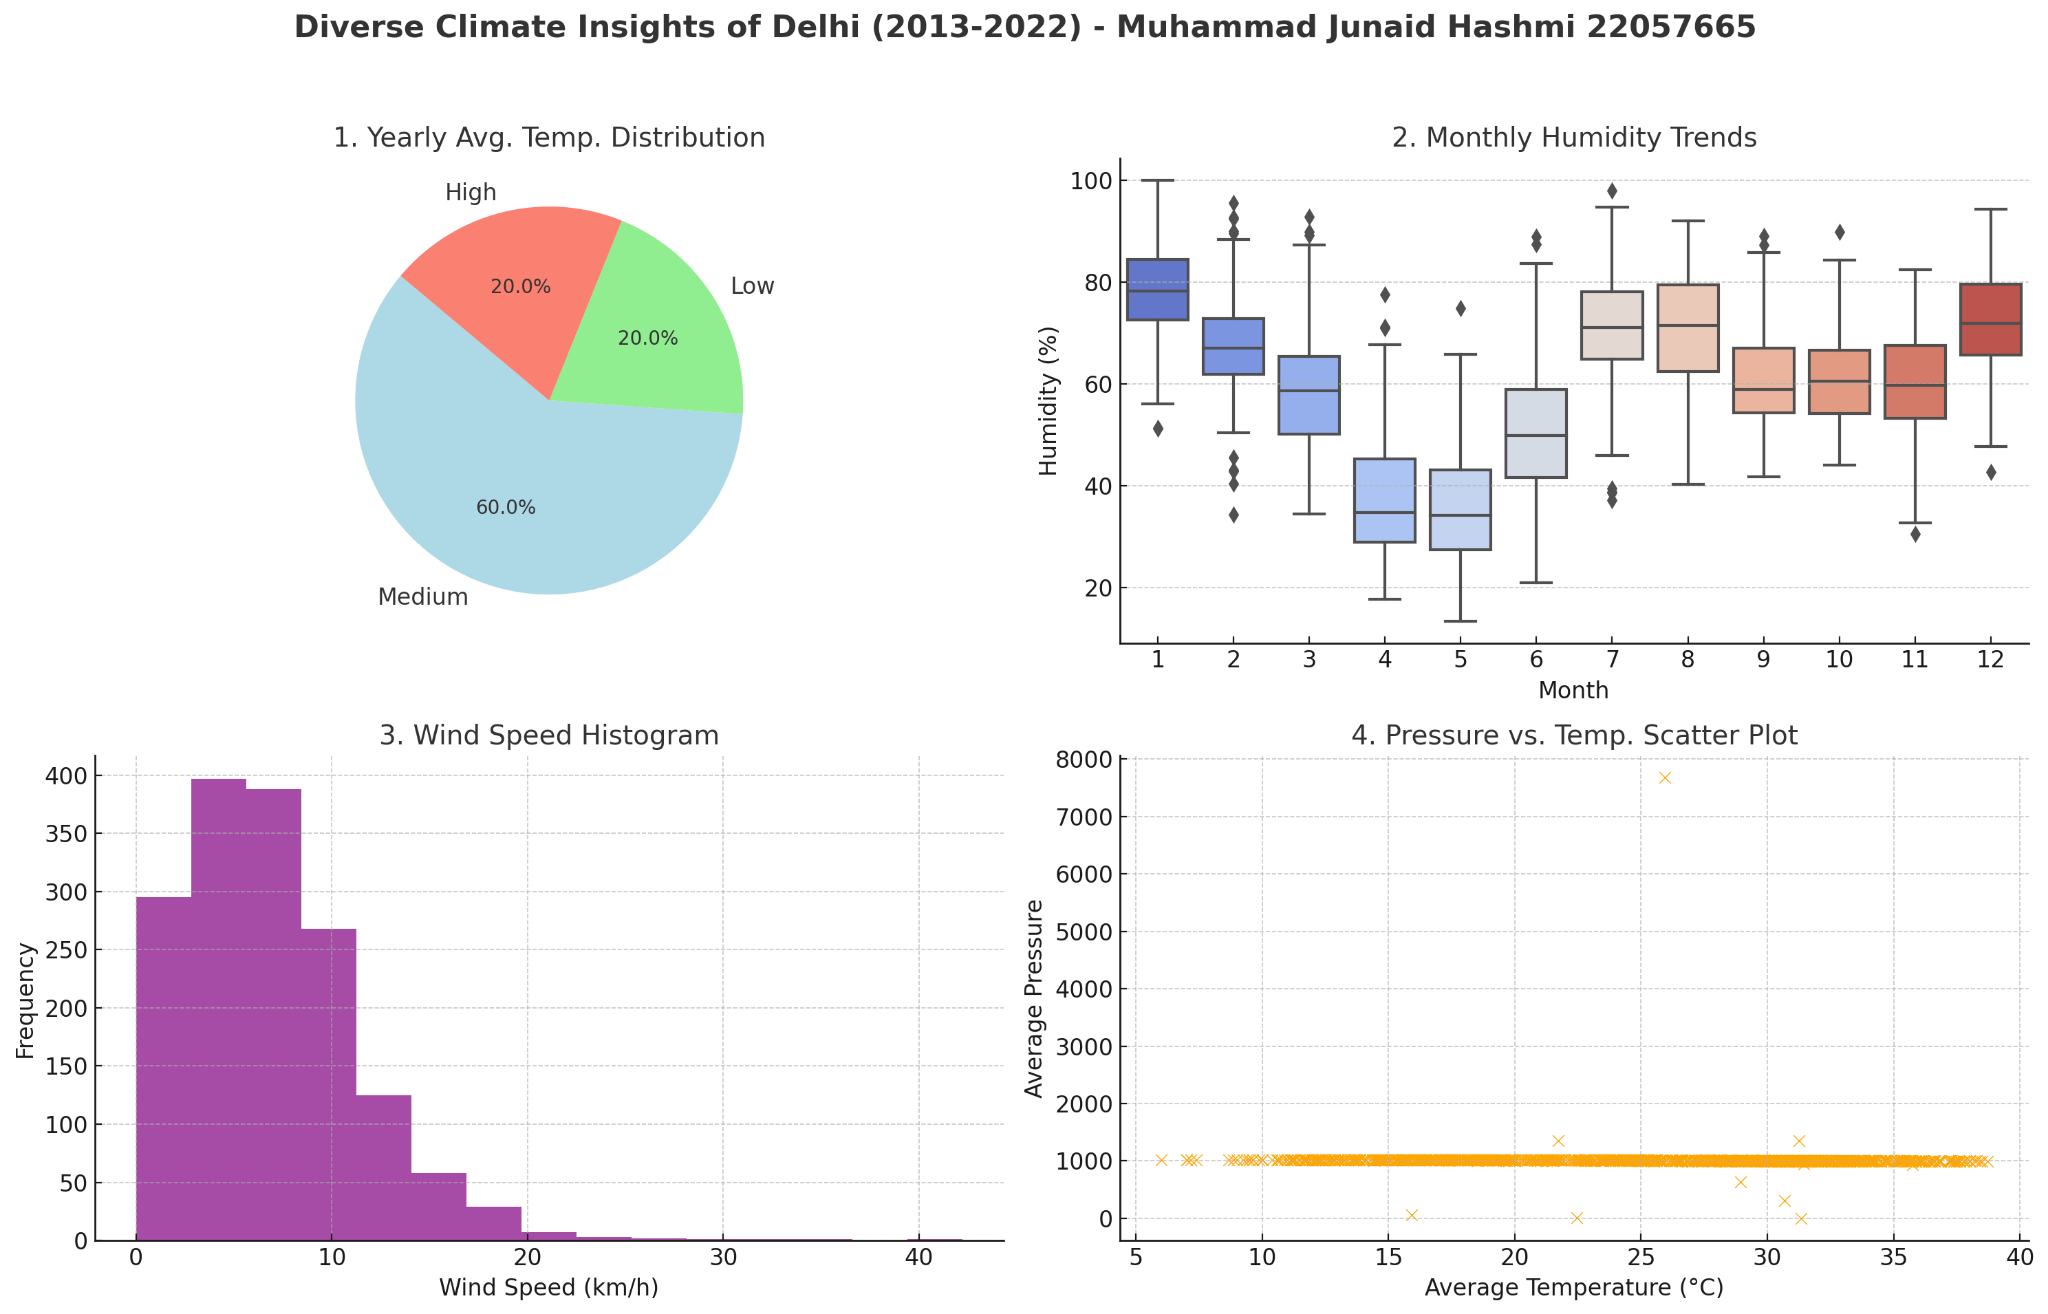

Write the Python code that produced this figure.

import pandas as pd
import matplotlib.pyplot as plt
import seaborn as sns

# Load the data
train_data = pd.read_csv('DailyDelhiClimateTrain.csv')
test_data = pd.read_csv('DailyDelhiClimateTest.csv')

# Merge the train and test datasets
full_data = pd.concat([train_data, test_data])

# Convert 'date' to datetime and extract year and month
full_data['date'] = pd.to_datetime(full_data['date'])
full_data['year'] = full_data['date'].dt.year
full_data['month'] = full_data['date'].dt.month

# Categorize years based on average temperature
temp_categories = pd.cut(full_data.groupby('year')['meantemp'].mean(), bins=3, labels=['Low', 'Medium', 'High'])
temp_distribution = temp_categories.value_counts()

# Set up the matplotlib figure for dashboard-style plot
plt.figure(figsize=(15, 10))
plt.suptitle("Diverse Climate Insights of Delhi (2013-2022) - Muhammad Junaid Hashmi 22057665", fontsize=16, fontweight='bold')

# Yearly Average Temperature Distribution (Pie Chart)
plt.subplot(2, 2, 1)
temp_distribution.plot(kind='pie', autopct='%1.1f%%', startangle=140, colors=['lightblue', 'lightgreen', 'salmon'])
plt.title('1. Yearly Avg. Temp. Distribution', fontsize=14)
plt.ylabel('')

# Monthly Humidity Trends (Box Plot)
plt.subplot(2, 2, 2)
sns.boxplot(x='month', y='humidity', data=full_data, palette="coolwarm")
plt.title('2. Monthly Humidity Trends', fontsize=14)
plt.xlabel('Month')
plt.ylabel('Humidity (%)')

# Wind Speed Histogram
plt.subplot(2, 2, 3)
plt.hist(full_data['wind_speed'], bins=15, color='purple', alpha=0.7)
plt.title('3. Wind Speed Histogram', fontsize=14)
plt.xlabel('Wind Speed (km/h)')
plt.ylabel('Frequency')

# Pressure vs. Temperature Scatter Plot
plt.subplot(2, 2, 4)
sns.scatterplot(x='meantemp', y='meanpressure', data=full_data, color='orange')
plt.title('4. Pressure vs. Temp. Scatter Plot', fontsize=14)
plt.xlabel('Average Temperature (°C)')
plt.ylabel('Average Pressure')

# Adjust layout and show the plot
plt.tight_layout(rect=[0, 0.03, 1, 0.95])
plt.show()
